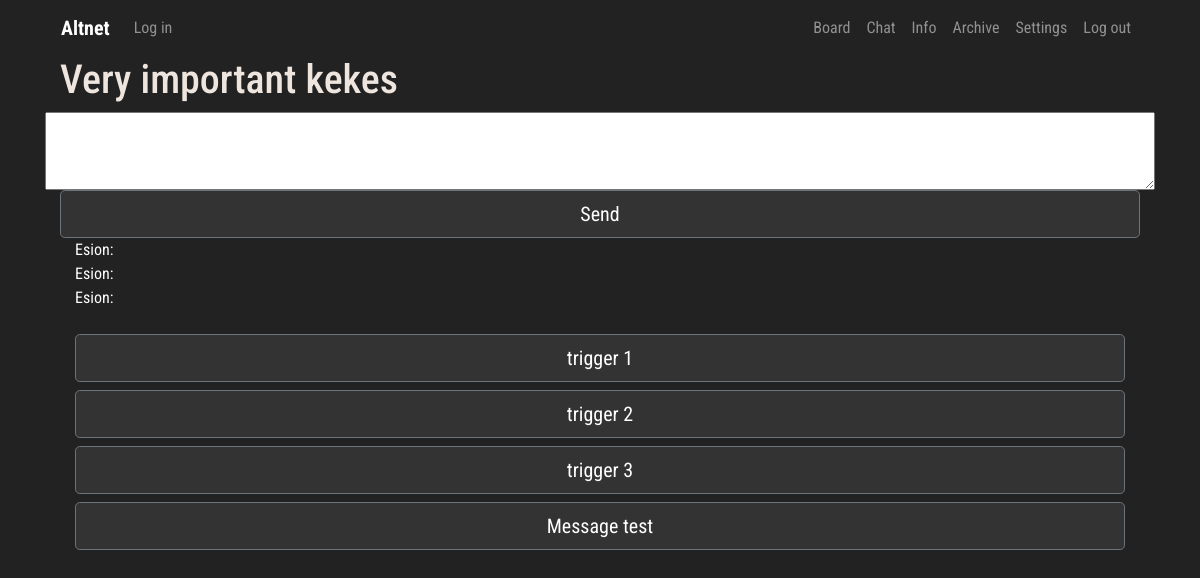
The app's page /chat/6/, older data.
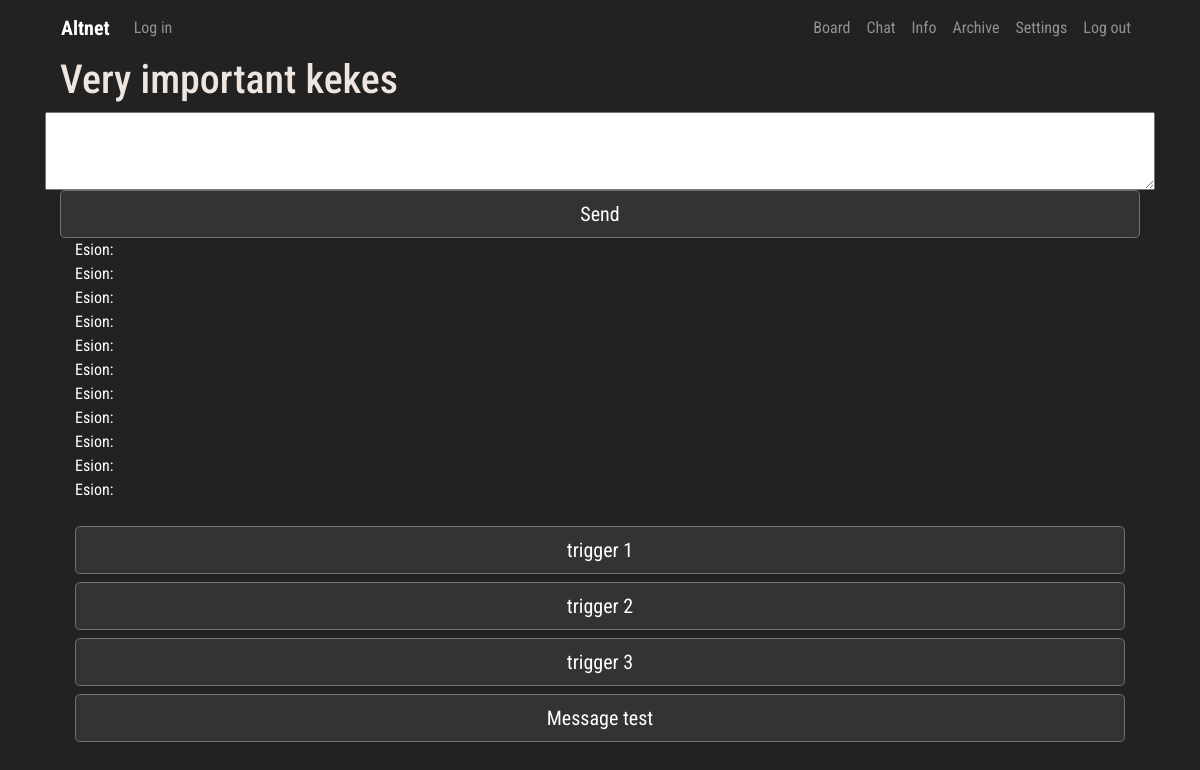
The same page, newer data.
### chat/models.py (models this page shows, shortened)
class Room(models.Model):
    host = models.ForeignKey(User, on_delete=models.CASCADE)
    name = models.TextField(blank=False, null=False, max_length=30)
    description = models.TextField(blank=True, null=True, max_length=200)
    max_slots = models.IntegerField(blank=False, null=False, default=5)
    language_code = models.IntegerField(blank=False, null=False, default=0)
    is_testing = models.BooleanField(blank=False, null=False, default=0)
    pub_date = models.DateTimeField('Date published', auto_now=True)
    is_permanent = models.BooleanField(blank=False, null=False, default=False)
    is_hidden = models.BooleanField(blank=False, null=False, default=False)
    is_media_tolerant = models.BooleanField(blank=False, null=False, default=True)
    is_autoplay = models.BooleanField(blank=False, null=False, default=False)

class Message(models.Model):
    message_author = models.CharField('Message author', max_length=150, blank=False, null=False)
    message_room = models.ForeignKey(Room, on_delete=models.CASCADE)
    message_text = models.TextField(blank=False, null=False, max_length=1000)
    message_media = models.ImageField(upload_to=user_chat_directory_path, blank=True, null=True)
    pub_date = models.DateTimeField('Date published', auto_now=True)

### chat/views.py (the view, shortened to what this page needs)
# urls.py: path('<str:room_id>/', views.room, name='room'),
def room(request, room_id):
    chat_form = SendMessage()
    room_info = Room.objects.get(id=room_id)
    try:
        is_banned = Ban.objects.get(username=request.user.username, room=room_info)
        if is_banned:
            raise BadRequest('You are banned')
    except ObjectDoesNotExist:
        pass
    room_visitors = Pool.objects.filter(room_name=room_info)
    template = loader.get_template('room.html')
    if request.user.is_authenticated:
        username = request.user.username
        loc_option = Hikka.objects.get(user=request.user.id).language_code
        authorised = True
    else:
        username = anonymous_validator(request)
        loc_option = 0
        authorised = False
    messages = Message.objects.filter(message_room__id=room_id).order_by('-pub_date')
    room_name = room_info.name
    context = {
        'visitors': room_visitors,
        'is_hidden': room_info.is_hidden,
        'media_autoplay': room_info.is_autoplay,
        'media_tolerance': room_info.is_media_tolerant,
        'change_language_code_form': EditLangCode(),
        'edit_description_form': EditDescription(),
        'edit_name_form': EditName(),
        'loc': loc_resolver('room'),
        'lang': loc_option,
        'room_name': room_name,
        'messages': messages,
        'chat_form': chat_form,
        'username': username,
        'room_id': room_id,
        'authorised': authorised,
        'room_description': room_info.description,
    }
    return HttpResponse(template.render(context, request))

### chat/forms.py
class EditLangCode(forms.ModelForm):
    language_code = forms.CharField(label='Edit Language Code', max_length=10)
    class Meta:
        model = Room
        fields = ['language_code',]

class EditDescription(forms.ModelForm):
    description = forms.CharField(label='Room description', max_length=200)
    class Meta:
        model = Room
        fields = ['description',]

### board/templatetags/loc_extra.py (called while the page is built)
@register.filter
def return_item(l, i):
    try:
        return l[i]
    except:
        return None

### board/views.py (called while the page is built)
def random_name():
    noun = ['Apple', 'Grape', 'Hero', 'Nickel', 'Zinc', 'Rock', 'Paper', 'Joker', 'Beat', 'Aug', 'Runner', 'Miracle']
    adjective = ['Shitty', 'Slippy', 'Explosive', 'Luminous', 'Advanced', 'Creative', 'Burning', 'Sweaty', 'Leet',
                 'Apex', 'Funny', 'Raging']
    tag = ['1', '2', '3', '4', '5', '6', '7', '8', '9', '0']
    randomized_tag = choices(tag, k=4)
    return ''.join(adjective[randint(0, len(adjective)-1)]) + '-' + ''.join(noun[randint(0, len(noun)-1)]) + '#' + \
           ''.join(randomized_tag)

def anonymous_validator(request):
    name = random_name()
    if 'Anonymous-Name' in request.session:
        for key, value in request.session.items():
            print('{} => {}'.format(key, value))
        return request.session['Anonymous-Name']
    else:
        request.session['Anonymous-Name'] = name
        for key, value in request.session.items():
            print('{} => {}'.format(key, value))
        return name

### scripts/localisation.py (called while the page is built, shortened)
def loc_resolver(specific):
    load = {}
    if specific == 'home':
        load['me'] = loc.Me
        load['UI'] = loc.UI
        load['errors'] = loc.Errors
        load['headers'] = loc.Headers
    elif specific == 'account':
        load['profile'] = loc.Profile
        load['errors'] = loc.Errors
        load['headers'] = loc.Headers
        load['UI'] = loc.UI
    elif specific == 'room':
        load['UI'] = loc.UI
        load['headers'] = loc.Headers
        load['errors'] = loc.Errors
        load['board_'] = loc.Board
        load['thread'] = loc.Thread
        load['categories'] = loc.Categories
    elif specific == 'info':
        load['UI'] = loc.UI
        load['info'] = loc.Info
    return load

### chat/templates/room.html (shortened to what this page needs)
{% extends 'chat_hat.html' %}
{% block content %}
{% load loc_extra %}
{% load static %}
</head>
<body>
  <div class="trds">
  <main class="contentd" role="main">
  <header>
 <h1 data-text="{{ room_name }}" id="room_name">{{ room_name }}</h1></header></main></div>
<div>
<div class="row">
    <textarea style="width: 100%;" id="chat-message-input" rows="3" name="message_text" type="text" size="100">
    </textarea><br>
</div>
    <div class="col-">
    <input class="btn btn-secondary btn-lg btn-block" style="width: 100% " id="chat-message-submit" name="chat-message-submit" type="submit" value="Send">
</div>
</div>
  <div class="col-lg-12 col-sm-12 col-md-12">
    <div id="chat-log" class="chat-log" cols="120" rows="20" style="color:#fff; background-color:#222222; border:none">
        {% for message in messages %}
        {{ message.message_text }} <br />
        {% endfor %}
    </div><br>
    <div class="col-">
    <input class="btn btn-secondary btn-lg btn-block" style="width: 100% " id="trigger1" name="trigger-1" type="submit" value="trigger 1">
    <input class="btn btn-secondary btn-lg btn-block" style="width: 100% " id="trigger2" name="trigger-2" type="submit" value="trigger 2">
    <input class="btn btn-secondary btn-lg btn-block" style="width: 100% " id="trigger3" name="trigger-3" type="submit" value="trigger 3">
    <input class="btn btn-secondary btn-lg btn-block" style="width: 100% " id="test-message" name="trigger-3" type="submit" value="Message test">
    </div>
</div>
</body>
{% endblock %}

### chat/templates/chat_hat.html (shortened to what this page needs)
<!DOCTYPE html>
{% load loc_extra %}
<html lang="en"><head>
	<link rel="stylesheet" href="https://stackpath.bootstrapcdn.com/bootstrap/4.3.1/css/bootstrap.min.css">
     {% load static %}
    <link rel="stylesheet" href=" {% static 'css/master.css' %} " type="text/css">
  </head>
  <body>
<div class="container">
   <nav class="navbar navbar-expand-lg navbar-dark" style="background-color: #222222;">
  <div class="collapse navbar-collapse" id="navbarTogglerDemo01">
    <a class="navbar-brand" href="{% url 'Manager:me' %}"><b>Altnet</b></a>
    <ul class="navbar-nav mr-auto mt-2 mt-lg-0">
    {% if user.is_authenticated %}
         <li class="nav-item">
           <a class="nav-link" href="{% url 'Board:user' %}">{{ user.username }}</a>
      </li>
        <li class="nav-item">
        <a class="nav-link" href="#" type="button" data-toggle="modal" data-target=".trigger">
            {{ loc.UI.ROOM_SETTINGS|return_item:lang }}
        </a>
      </li>
        <li class="nav-item">
        <a class="nav-link" href="#" type="button" data-toggle="modal" data-target=".bd-example-modal-lg">
            View room info
        </a>
      </li>
        {% else %}
        <li class="nav-item">
        <a class="nav-link" href="{% url 'Manager:login' %}">{{ loc.UI.LOG_IN|return_item:lang }}</a>
      </li>
        {% endif %}
    </ul>
     <ul class="navbar-nav  mt-2 mt-lg-0">
      <li class="nav-item">
        <a class="nav-link" href="{% url 'Board:board' %}">{{ loc.UI.BOARD|return_item:lang }}</a>
      </li>
      <li class="nav-item">
        <a class="nav-link" href="{% url 'Chat:chat' %}">{{ loc.UI.CHAT|return_item:lang }}</a>
      </li>
      <li class="nav-item">
        <a class="nav-link" href="{% url 'Paper:info' %}">{{ loc.UI.INFO|return_item:lang }}</a>
      </li>
      <li class="nav-item">
        <a class="nav-link" href="{% url 'Archive:index' %}">{{ loc.UI.ARCHIVE|return_item:lang }}</a>
      </li>
      <li class="nav-item">
        <a class="nav-link" href="#">{{ loc.UI.SETTINGS|return_item:lang }}</a>
      </li>
      <li class="nav-item">
        <a class="nav-link" href="{% url 'Manager:logout' %}">{{ loc.UI.LOG_OUT|return_item:lang }}</a>
      </li>
    </ul>
  </div>
</nav>
<div class="col-lg-12 head-block">
{% block content %} {% endblock %}
    </div>
  </div>
</body>
</html>

### static/css/master.css (style rules this page uses)
.head-block,.top-menu,.top-material,.left-sidebar,.content { background:#222222; margin-bottom:5px; }
.head-block { height:40px; }
.head-block { height:150px; background:right center no-repeat; }
.btn-secondary { background: #333333; background-color: }
body { font-family: 'Roboto Condensed', sans-serif; font-size: initial; }
a { color: #7c7c7c; font-size: initial; }
body { background: #222; color: #bfbfbf; }
.contentd header h1 { position:relative;color:#eee5de }
.contentd header h1:after, .contentd header h1:before { position:absolute;top:0;overflow:hidden;clip:rect(0,100vw,0,0);content:attr(data-text);background: #a9a9a9 }
.contentd header h1:before { left:-1vmin;animation:noise 7s infinite steps(3,end) alternate-reverse;color:#71fcff;text-shadow:.4vmin 0 #00f,-.2vmin 1vmin red }
.contentd header h1:after { left:1vmin;animation:noise-alt 5s infinite steps(3,end) alternate-reverse;color:#ff9eed;text-shadow:-2vmin 0 #ff0,.1vmin -1vmin #00f }
.trds { background: #none; }

Row changes from the older to the newer data that the page shows:
added Message: message_text "Esion:"
added Message: message_text "Esion:"
added Message: message_text "Esion:"
added Message: message_text "Esion:"
added Message: message_text "Esion:"
added Message: message_text "Esion:"
added Message: message_text "Esion:"
added Message: message_text "Esion:"
